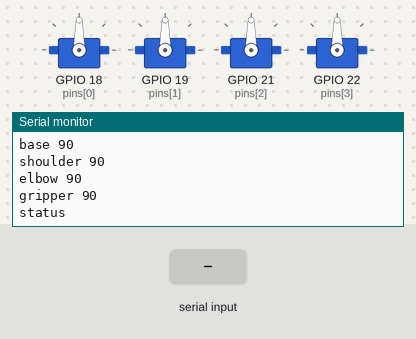
The sketch below on a simulated ESP32. Parts: 4 × servo, the last lines printed to the serial monitor. The test bench sets the inputs (shaded band).

Above: at 1.2 s.
1.3 s: "limits 1\n" received over Serial
At 1.8 s:
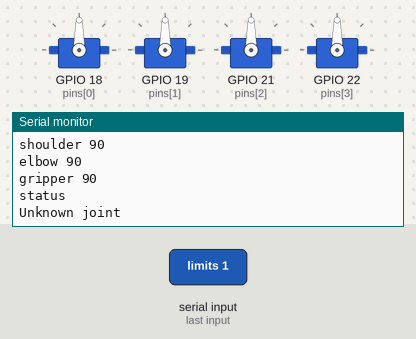
2.8 s: "limits\n" received over Serial
At 4.0 s:
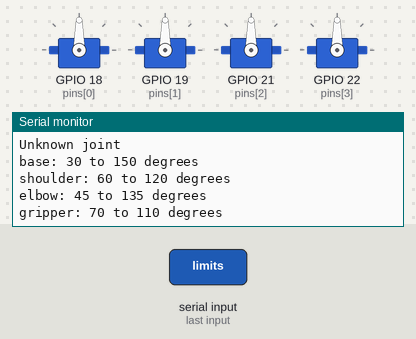
4.3 s: "status\n" received over Serial
At 5.3 s:
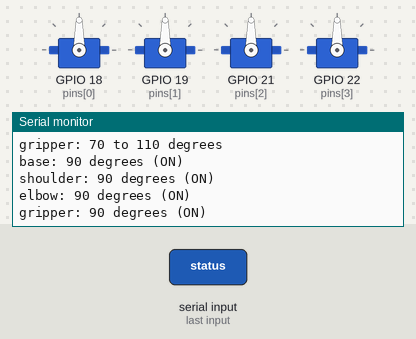

Measured:
- after the input at 1.3 s, the serial monitor: prints a new line at once (image 1)
- after the input at 2.8 s, the serial monitor: prints a new line at once (image 2)
- after the input at 4.3 s, the serial monitor: prints a new line at once (image 3)

The sketch:

servo_actuation.ino
```cpp
#include <ESP32Servo.h>

const int N = 4;

const char* jointNames[N] = {
  "base", "shoulder", "elbow", "gripper"
};

const int pins[N] = {
  18, 19, 21, 22
};

Servo joints[N];

int positions[N] = {
  90, 90, 90, 90
};

// For them mf angles
const int minAngles[N] = {
  30, 60, 45, 70
};

const int maxAngles[N] = {
  150, 120, 135, 110
};

// Enable additional joints only after
// wiring and testing them individually.
bool enabled[N] = {
  true, true, true, true
};

void setup() {
  Serial.begin(115200);
  Serial.setTimeout(100);

  for (int i = 0; i < N; i++) {
    if (enabled[i]) {
      joints[i].setPeriodHertz(50);
      joints[i].attach(pins[i], 1000, 2000);
      joints[i].write(positions[i]);
    }
  }

  Serial.println("EasyBot MK2 Controller");
  Serial.println("Commands:");
  Serial.println("base 90");
  Serial.println("shoulder 90");
  Serial.println("elbow 90");
  Serial.println("gripper 90");
  Serial.println("status");
}

void loop() {
  if (!Serial.available()) return;

  String input = Serial.readStringUntil('\n');
  input.trim();

  if (input == "limits") {
  for (int i = 0; i < N; i++) {
    Serial.printf(
      "%s: %d to %d degrees\n",
      jointNames[i],
      minAngles[i],
      maxAngles[i]
    );
  }
  return;
}

  if (input == "status") {
    for (int i = 0; i < N; i++) {
      Serial.printf(
        "%s: %d degrees (%s)\n",
        jointNames[i],
        positions[i],
        enabled[i] ? "ON" : "OFF"
      );
    }
    return;
  }

  int space = input.indexOf(' ');

  if (space == -1) {
    Serial.println("Invalid command");
    return;
  }

  String name = input.substring(0, space);
  String value = input.substring(space + 1);
  value.trim();

  if (value.length() == 0) {
    Serial.println("Missing angle");
    return;
  }

  for (unsigned int k = 0; k < value.length(); k++) {
    if (!isDigit(value[k])) {
      Serial.println("Invalid angle");
      return;
    }
  }

  int angle = value.toInt();

  int id = -1;

  for (int i = 0; i < N; i++) {
    if (name == jointNames[i]) {
      id = i;
      break;
    }
  }

  if (id == -1) {
    Serial.println("Unknown joint");
    return;
  }

  // if (!enabled[id]) {
  //   Serial.println("Joint not enabled yet");
  //   return;
  // }

  positions[id] = angle;


if (angle < minAngles[id] || angle > maxAngles[id]) {
  Serial.printf(
    "Rejected: %s must be between %d and %d degrees\n",
    jointNames[id],
    minAngles[id],
    maxAngles[id]
  );
  return;
}

  joints[id].write(angle);
  positions[id] = angle;

  Serial.printf(
    "%s moving to %d degrees\n",
    jointNames[id],
    angle
  );

    // Serial.printf(
    // "SIMULATED: %s accepted %d degrees\n",
    // jointNames[id],
    // angle
    // );
}
```
